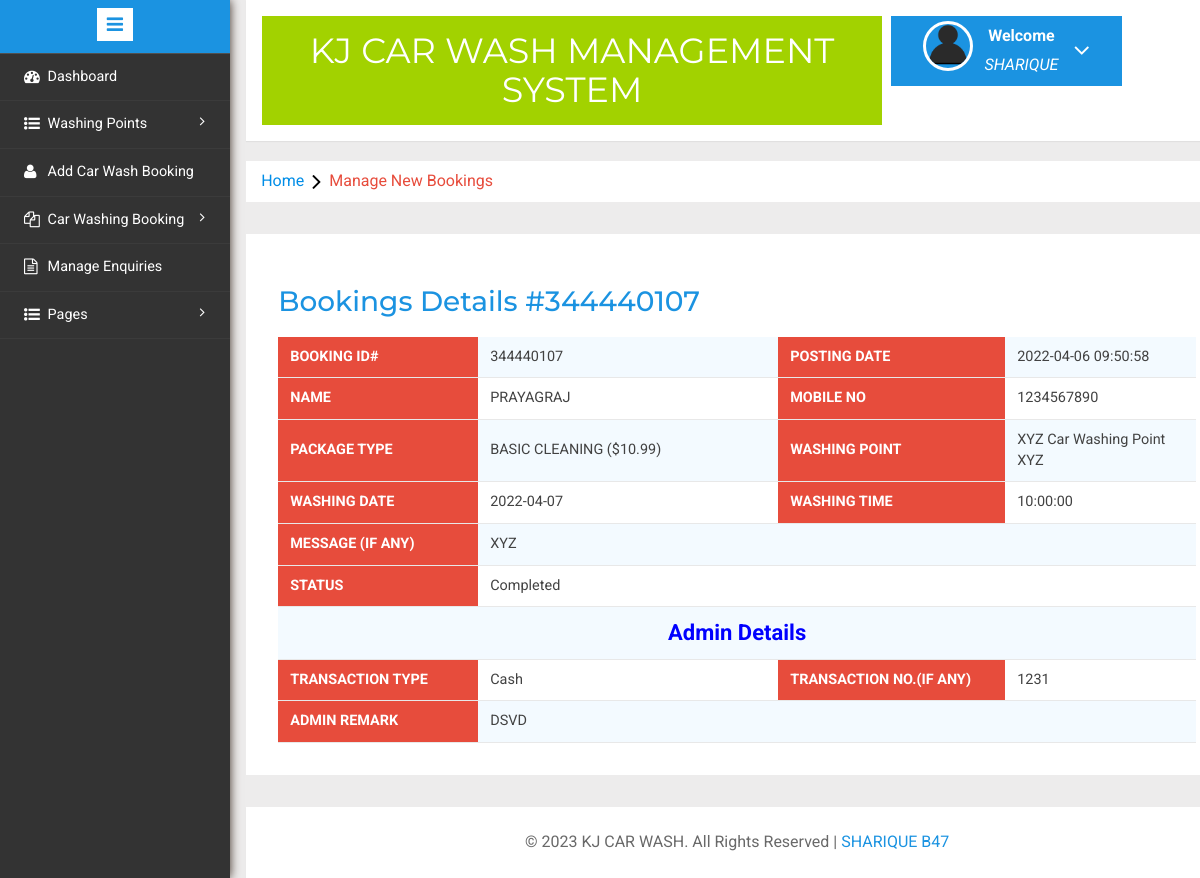
Page /cwms/admin/booking-details.php?bid=8&&bookingid=344440107 (signed in) on the committed database.
### tables this page shows
CREATE TABLE `tblcarwashbooking` (
  `id` int(11) NOT NULL,
  `bookingId` bigint(10) DEFAULT NULL,
  `packageType` varchar(120) DEFAULT NULL,
  `carWashPoint` int(11) DEFAULT NULL,
  `fullName` varchar(150) DEFAULT NULL,
  `mobileNumber` bigint(12) DEFAULT NULL,
  `washDate` date DEFAULT NULL,
  `washTime` time DEFAULT NULL,
  `message` mediumtext DEFAULT NULL,
  `status` varchar(120) DEFAULT NULL,
  `adminRemark` mediumtext DEFAULT NULL,
  `paymentMode` varchar(120) DEFAULT NULL,
  `txnNumber` varchar(120) DEFAULT NULL,
  `postingDate` timestamp NULL DEFAULT current_timestamp(),
  `lastUpdationDate` timestamp NULL DEFAULT NULL ON UPDATE current_timestamp()
);

CREATE TABLE `tblwashingpoints` (
  `id` int(11) NOT NULL,
  `washingPointName` varchar(255) DEFAULT NULL,
  `washingPointAddress` varchar(255) DEFAULT NULL,
  `contactNumber` bigint(20) DEFAULT NULL,
  `creationDate` timestamp NOT NULL DEFAULT current_timestamp()
);

### cwms/admin/booking-details.php (the view, shortened to what this page needs)
<?php
include('includes/config.php');
if(strlen($_SESSION['alogin'])==0)
	{
header('location:index.php');
}
else{
	?>
<!DOCTYPE HTML>
<html>
<head>
<link href="css/bootstrap.min.css" rel='stylesheet' type='text/css' />
<link href="css/style.css" rel='stylesheet' type='text/css' />
<link rel="stylesheet" href="css/morris.css" type="text/css"/>
<link href="css/font-awesome.css" rel="stylesheet">
<link rel="stylesheet" type="text/css" href="css/table-style.css" />
<link rel="stylesheet" type="text/css" href="css/basictable.css" />
<link rel="stylesheet" href="css/icon-font.min.css" type='text/css' />
</head>
<body>
   <div class="page-container">
<div class="left-content">
	   <div class="mother-grid-inner">
				<?php include('includes/header.php');?>
				</div>
<ol class="breadcrumb">
                <li class="breadcrumb-item"><a href="dashboard.php">Home</a><i class="fa fa-angle-right"></i>Manage New Bookings</li>
            </ol>
<div class="agile-grids">
				<div class="agile-tables">
					<div class="w3l-table-info">
					  <h2>Bookings Details #<?php echo $_GET['bookingid'];?></h2>
					    <table id="table">
						<tbody>
<?php
$bid=$_GET['bid'];
$sql = "SELECT * from tblcarwashbooking
join tblwashingpoints on tblwashingpoints.id=tblcarwashbooking.carWashPoint
 where tblcarwashbooking.id='$bid'";
$query = $dbh -> prepare($sql);
$query->execute();
$results=$query->fetchAll(PDO::FETCH_OBJ);
if($query->rowCount() > 0)
{
foreach($results as $result)
{				?>
						  <tr>
						  	<th width="200">Booking Id#</th>
							<td><?php echo htmlentities($result->bookingId);?></td>
							<th>Posting Date</th>
								<td><?php echo htmlentities($result->postingDate);?></td>
						</tr>
						<tr>
							<th>Name</th>
							<td width="300"><?php echo htmlentities($result->fullName);?></td>
							<th>Mobile No</th>
							<td><?php echo htmlentities($result->mobileNumber);?></td>
						</tr>
						<tr>
							<th>Package Type</th>
								<td>
								<?php $ptype=$result->packageType;
if($ptype==1): echo "BASIC CLEANING ($10.99)";endif;
							?></td>
						<th>Washing Point</th>
							<td><?php echo htmlentities($result->washingPointName	);?><br />
								<?php echo htmlentities($result->washingPointAddress);?></td>
							</tr>
							<tr>
								<th>Washing Date</th>
							<td><?php echo htmlentities($result->washDate);?></td>
							<th>Washing Time</th>
							<td><?php echo htmlentities($result->washTime);?></td>
							</tr>
							<tr>
								<th>Message (if Any)</th>
<td colspan="3"><?php echo htmlentities($result->message);?></td>
							</tr>
					<tr>
								<th>Status</th>
<td colspan="3"><?php echo htmlentities($result->status);?></td>
							</tr>
<?php if($result->adminRemark==''): ?>
	<tr>
		<td colspan="3">
	<button data-toggle="modal" data-target="#myModal" class="btn-primary btn">Take Action</button>
</td>
</tr>
<?php  else:?>
<tr>
	<td colspan="4" style="color:blue; font-size:22px; text-align:center; font-weight:bold;">Admin Details</td>
</tr>
<tr>
	<th>Transaction Type</th>
	<td><?php echo htmlentities($result->paymentMode);?></td>
		<th>Transaction No.(if any)</th>
	<td><?php echo htmlentities($result->txnNumber);?></td>
</tr>
<tr>
	<th>Admin Remark</th>
	<td colspan="3"><?php echo htmlentities($result->adminRemark);?></td>
</tr>
<?php endif;?>
						 <?php } }  ?>
						</tbody>
					  </table>
					</div>
			</div>
<?php include('includes/footer.php');?>
</div>
</div>
						<?php include('includes/sidebarmenu.php');?>
							</div>
</body>
</html>
<?php } ?>

### cwms/admin/css/table-style.css (style rules this page uses)
table { background: white; border-collapse: collapse; margin: 1.25em 0 0; width: 100%; }
table tr, table th, table td { border: none; border-bottom: 1px solid #e8e8e8; font-size: .95em; }
table th, table td { padding: 10px 12px; text-align: left; }
table th { background: #e74c3c; color: #fff; text-transform: uppercase; }
table tr td { background: #f3faff; color: #424242; }
table tr:nth-of-type(2n+2) td { background: #ffffff; }
table { width: 100%; }

### rows in the picture
tblcarwashbooking: bookingId "344440107", postingDate "2022-04-06 09:50:58", fullName "PRAYAGRAJ", mobileNumber "1234567890", packageType "BASIC CLEANING ($10.99)", carWashPoint.washingPointName "XYZ Car Washing Point", carWashPoint.washingPointAddress "XYZ", washDate "2022-04-07", washTime "10:00:00", message "XYZ", status "Completed", paymentMode "Cash", txnNumber "1231", adminRemark "DSVD"

### other values in the picture
$_GET['bookingid'] "344440107"
